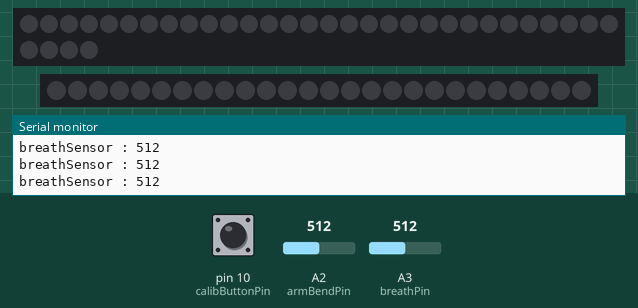
Simulated run of this sketch. Board: Arduino Uno, built with avr-gcc and run on an emulated ATmega328P. Parts: 34 RGB LEDs in strip order, left to right, continuing on the next row, 26 RGB LEDs in strip order, left to right, the last lines printed to the serial monitor. The test bench sets the inputs (shaded band); at power-on: A3 (breathPin) = 512, pin 10 (calibButtonPin) HIGH, A2 (armBendPin) = 512. Dim RGB values are drawn brighter than linear.

Above: at 1.3 s.
1.4 s: A3 (breathPin) set to 520
At 2.2 s:
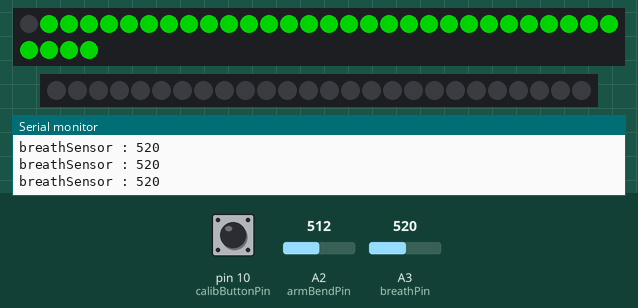
2.9 s: A3 (breathPin) set to 511
At 4.0 s:
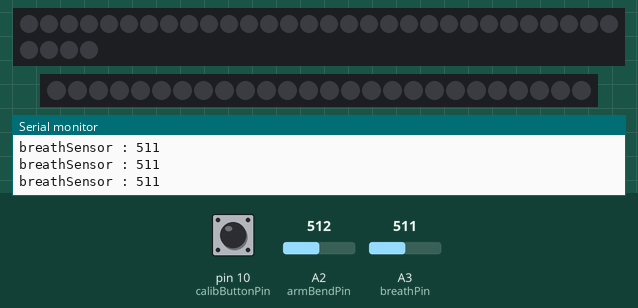
6.2 s: A3 (breathPin) set to 610
At 39.33 s:
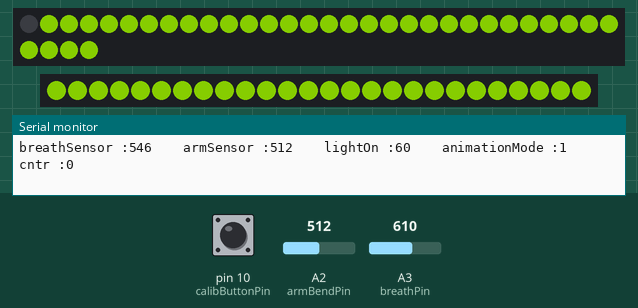
Timing chart, 0 to 40.7 s (numbered marks = the images above; inputs shaded):
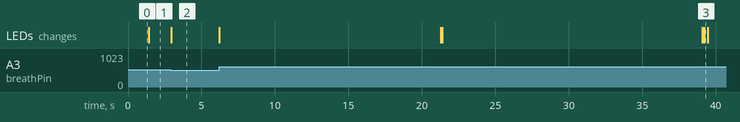

Measured:
- the behaviour switches between 512 and 513 on A3 (breathPin) (found by bisection; images 0 and 1)
- after the input at 1.4 s, the LEDs: change at once (image 1)
- after the input at 2.9 s, the LEDs: change at once (image 2)
- after the input at 6.2 s, the LEDs: first change at once (image 3 shows a later state)

The sketch:

trombone_breathing_v1.ino
```cpp
#include <Adafruit_NeoPixel.h>
#ifdef __AVR__
#include <avr/power.h>
#endif

#define PIN 6
#define PIN2 5
#define NUMPIXEL 34
#define NUMPIXEL2 26


// Parameter 1 = number of pixels in strip
// Parameter 2 = Arduino pin number (most are valid)
// Parameter 3 = pixel type flags, add together as needed:
//   NEO_KHZ800  800 KHz bitstream (most NeoPixel products w/WS2812 LEDs)
//   NEO_KHZ400  400 KHz (classic 'v1' (not v2) FLORA pixels, WS2811 drivers)
//   NEO_GRB     Pixels are wired for GRB bitstream (most NeoPixel products)
//   NEO_RGB     Pixels are wired for RGB bitstream (v1 FLORA pixels, not v2)
//   NEO_RGBW    Pixels are wired for RGBW bitstream (NeoPixel RGBW products)
Adafruit_NeoPixel strip = Adafruit_NeoPixel(NUMPIXEL, PIN, NEO_GRB + NEO_KHZ800);
Adafruit_NeoPixel strip2 = Adafruit_NeoPixel(NUMPIXEL2, PIN2, NEO_GRB + NEO_KHZ800);

// IMPORTANT: To reduce NeoPixel burnout risk, add 1000 uF capacitor across
// pixel power leads, add 300 - 500 Ohm resistor on first pixel's data input
// and minimize distance between Arduino and first pixel.  Avoid connecting
// on a live circuit...if you must, connect GND first.


int lightOn;
int lightOn2;
int lightOnMax;
int moveLight;

int avarageB;
int avarageA;
int sampleSize = 5;

int breathSensor;
int breathSensorMax;
int breathSensorMin;

int armSensor;
int armSensorMax;
int armSensorMin;

int breathPin = A3;
int armBendPin = A2;
int calibButtonPin = 10;

boolean buttonState;
boolean lastButtonState;

int R = 255;
int G = 114;
int B = 0;

boolean armSensorOn = true;
boolean breathSensorOn = true;

int animLight = 1;

int sensorOffcntr;

void setup() {

  Serial.begin(9600);
  strip.begin();
  strip.show(); // Initialize all pixels to 'off'
  strip.setBrightness(128);

  strip2.begin();
  strip2.show(); // Initialize all pixels to 'off'
  strip2.setBrightness(128);

  pinMode(calibButtonPin, INPUT_PULLUP);
  //pinMode(breathPin,INPUT_PULLUP);
  //pinMode(armBendPin,INPUT_PULLUP);


 delay(500);
  avarageB = analogRead(breathPin);
  avarageA = analogRead(armBendPin);


//
//  if (avarageB < 1023){
//    breathSensorOn = true;
//  }
//  else {
//    breathSensorOn = false;
//    Serial.println("no breathing sensor calibration");
//  }
//  if (avarageA < 1023) {
//    armSensorOn = true;
//  }
//  else{
//    armSensorOn = false;
//    Serial.println("no arm sensor calibration");
//  }


  if (breathSensorOn){
    calibrationBreath();
  }
  else {
    breathSensorMax=1015;
    breathSensorMin=800;
  }
  if (armSensorOn){
    calibrationArm();
  }
  else {
    armSensorMax=600;
    armSensorMin=200;
  }


}


void loop() {


  // read breathing sensor
  breathSensor = analogRead(breathPin);

  // read arm bend sensor
  armSensor = analogRead(armBendPin);


// check if the sensor is still there

  if (breathSensor < 1019) {
    breathSensorOn = true;
    sensorOffcntr=0;
  }
  else {
    sensorOffcntr++;
  }
  if (armSensor< 1023) {
    armSensorOn = true;
  }
  else {
   // armSensorOn = false;
  }

// if the breathsensor stays 1019 or bigger for loing time, then go to full mode
if (sensorOffcntr>2000){
  breathSensorOn = false;
}
  //-----------------------------------

  // smooth out with avarage
  breathSensor = ( avarageB * (sampleSize - 1) + breathSensor) / sampleSize;
  avarageB = breathSensor;

  // smooth out with avarage
  armSensor = ( avarageA * (sampleSize - 1) + armSensor) / sampleSize;
  avarageA = armSensor;


  // read calib button and call the callibration if necessary
  buttonState = digitalRead(calibButtonPin);
  if (buttonState != lastButtonState && buttonState == LOW) {
    if (breathSensorOn)calibrationBreath();
    if (armSensorOn)calibrationArm();
  }
  lastButtonState = buttonState;
  //------------------------------------

  Serial.print("breathSensor :");
  Serial.print(breathSensor);

  Serial.print(" \t ");
  Serial.print("armSensor :");
  Serial.print(armSensor);

  int totalPixelNum=NUMPIXEL + NUMPIXEL2;

  if (breathSensorOn) {
    // map the readhing of breath sensor to which light should be on
    breathSensor = constrain(breathSensor, breathSensorMin, breathSensorMax);
    lightOn = map(breathSensor, breathSensorMin+50, breathSensorMax-50,-1, totalPixelNum);
  }
  else {

//    if (lightOn <= 0 || lightOn >= totalPixelNum) {
//      animLight = -animLight;
//    }
//    lightOn = lightOn + animLight;

  // all of them are on
  lightOn=totalPixelNum;
     delay(10);
  }

  lightOn=constrain(lightOn,0, totalPixelNum);

  Serial.print(" \t ");
  Serial.print("lightOn :");
  Serial.print(lightOn);

  Serial.print(" \t ");
  Serial.print("animationMode :");
  Serial.print(breathSensorOn);

  Serial.print(" \t ");
  Serial.print("cntr :");
  Serial.print(sensorOffcntr);


  Serial.println();

  if (armSensorOn) {
    // decide the color of pixel with arm sensor
    armSensor = constrain(armSensor, armSensorMin, armSensorMax);
    R = map(armSensor, armSensorMin, armSensorMax, 255,114);
    G = map(armSensor, armSensorMin, armSensorMax, 114,255);
    B = map(armSensor, armSensorMin, armSensorMax, 0, 0);
  }
  else {
    R = 255;
    G = 114;
    B = 0;
  }

  for (int i = 0; i < NUMPIXEL; i++) {
    if (i < lightOn) {
      strip.setPixelColor(NUMPIXEL - i, strip.Color(R, G, B) );
    }
    else  strip.setPixelColor(NUMPIXEL - i, strip.Color(0, 0, 0) );
  }

  for (int i = 0; i < NUMPIXEL2; i++) {
    if (i < lightOn - NUMPIXEL) {
      strip2.setPixelColor(i, strip2.Color(R, G, B) );
    }
    else  strip2.setPixelColor(i, strip2.Color(0, 0, 0) );
  }


  strip.show();
  strip2.show();


  delay(10);
}


void calibrationBreath() {
  breathSensorMax = 0;
  breathSensorMin = 1023;

  Serial.println("calibration Breath sensor starts");

  for (int i = 0; i < 1000; i++) {
    breathSensor = analogRead(breathPin);
    Serial.print("breathSensor : ");
    Serial.println(breathSensor);
    if (breathSensor > breathSensorMax) {
      breathSensorMax = breathSensor;
    }
    if (breathSensor < breathSensorMin) {
      breathSensorMin = breathSensor;
    }
    // map the readhing of breath sensor to which light should be on
    breathSensor = constrain(breathSensor, breathSensorMin, breathSensorMax);
    lightOn = map(breathSensor, breathSensorMin, breathSensorMax, -1,NUMPIXEL);


    for (int i = 0; i < NUMPIXEL; i++) {
      if (i < lightOn) {
        strip.setPixelColor(NUMPIXEL - i, strip.Color(0, 255, 0) );
      }
      else  strip.setPixelColor(NUMPIXEL - i, strip.Color(0, 0, 0) );
    }
    strip.show();
    delay(10);
  }

  for (int i = 0; i < NUMPIXEL; i++) {
    strip.setPixelColor(i, strip.Color(0, 0, 0) );
  }
  strip.show();

    // in case there was no sensor input during the calibration, use the default min/max value
if (breathSensorMax-breathSensorMin <10){
  breathSensorMax=1015;
    breathSensorMin=800;
}
  Serial.print("breathSensorMin :");
  Serial.print(breathSensorMin);
  Serial.print("\t");
  Serial.print("breathSensorMax :");
  Serial.print(breathSensorMax);
  Serial.println();
  Serial.println("calibration Breath sensor ends");
}

void calibrationArm() {
  armSensorMax = 0;
  armSensorMin = 1023;
  Serial.println("calibration Arm sensor starts");

  for (int i = 0; i < 1000; i++) {

    armSensor = analogRead(armBendPin);
    Serial.print("armSensor : ");
    Serial.println(armSensor);
    if (armSensor > armSensorMax) {
      armSensorMax = armSensor;
    }
    if (armSensor < armSensorMin) {
      armSensorMin = armSensor;
    }

    armSensor = constrain(armSensor, armSensorMin, armSensorMax);
    lightOn2 = map(armSensor, armSensorMin, armSensorMax, NUMPIXEL2,-1);


    for (int i = 0; i < NUMPIXEL2; i++) {
      if (i < lightOn2) {
        strip2.setPixelColor(NUMPIXEL2 - i, strip2.Color(0, 255, 0) );
      }
      else  strip2.setPixelColor(NUMPIXEL2 - i, strip2.Color(0, 0, 0) );
    }
    strip2.show();

    delay(10);
  }

  for (int i = 0; i < NUMPIXEL2; i++) {
    strip2.setPixelColor(i, strip2.Color(0, 0, 0) );
  }
  strip2.show();

    if (armSensorMax-armSensorMin <50){
    armSensorMax=600;
    armSensorMin=200;
}

  Serial.print("armSensorMin :");
  Serial.print(armSensorMin);
  Serial.print("\t");
  Serial.print("armSensorMax :");
  Serial.print(armSensorMax);
  Serial.println();
  Serial.println("calibration arm sensor ends");
}
```
